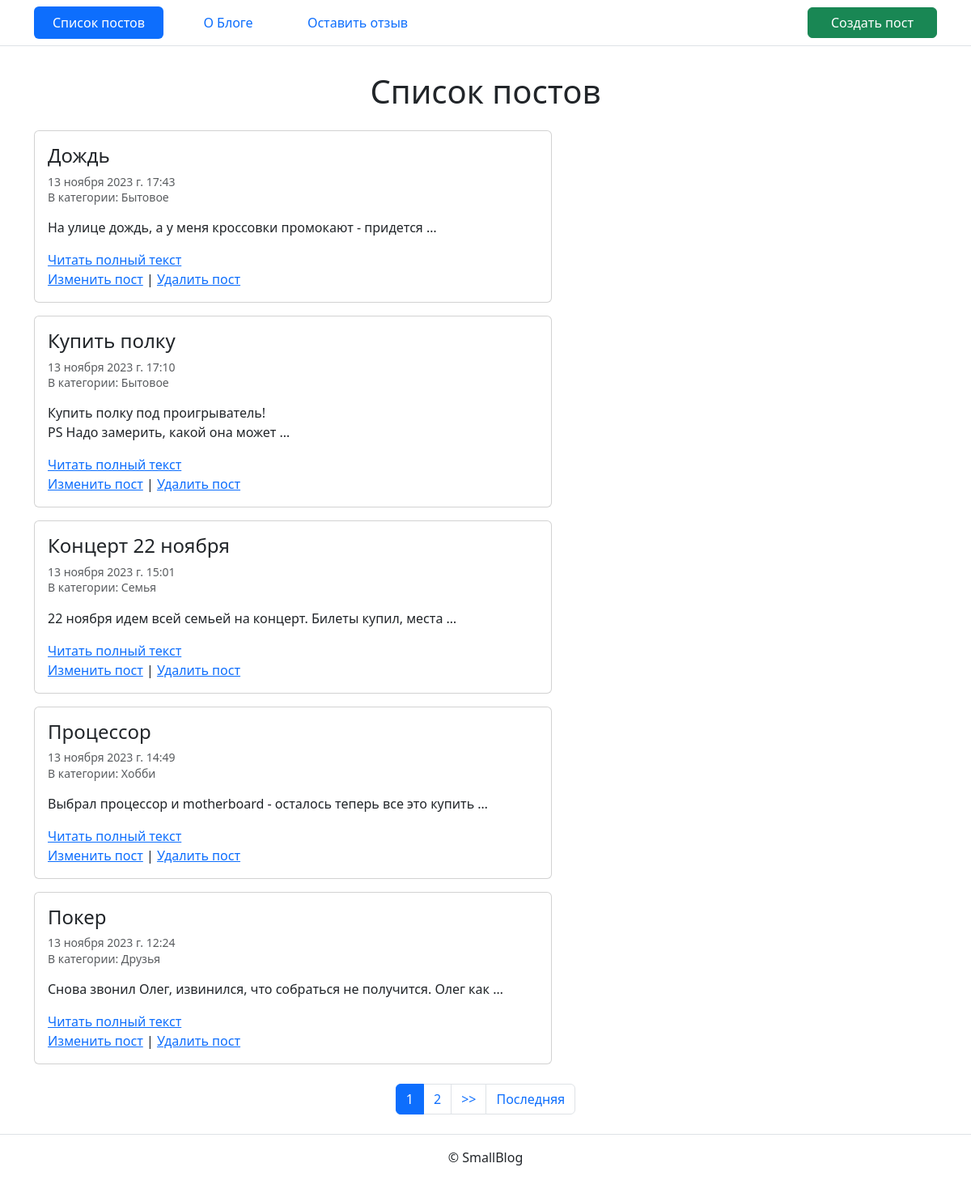
/, run on an earlier commit of the app's database.
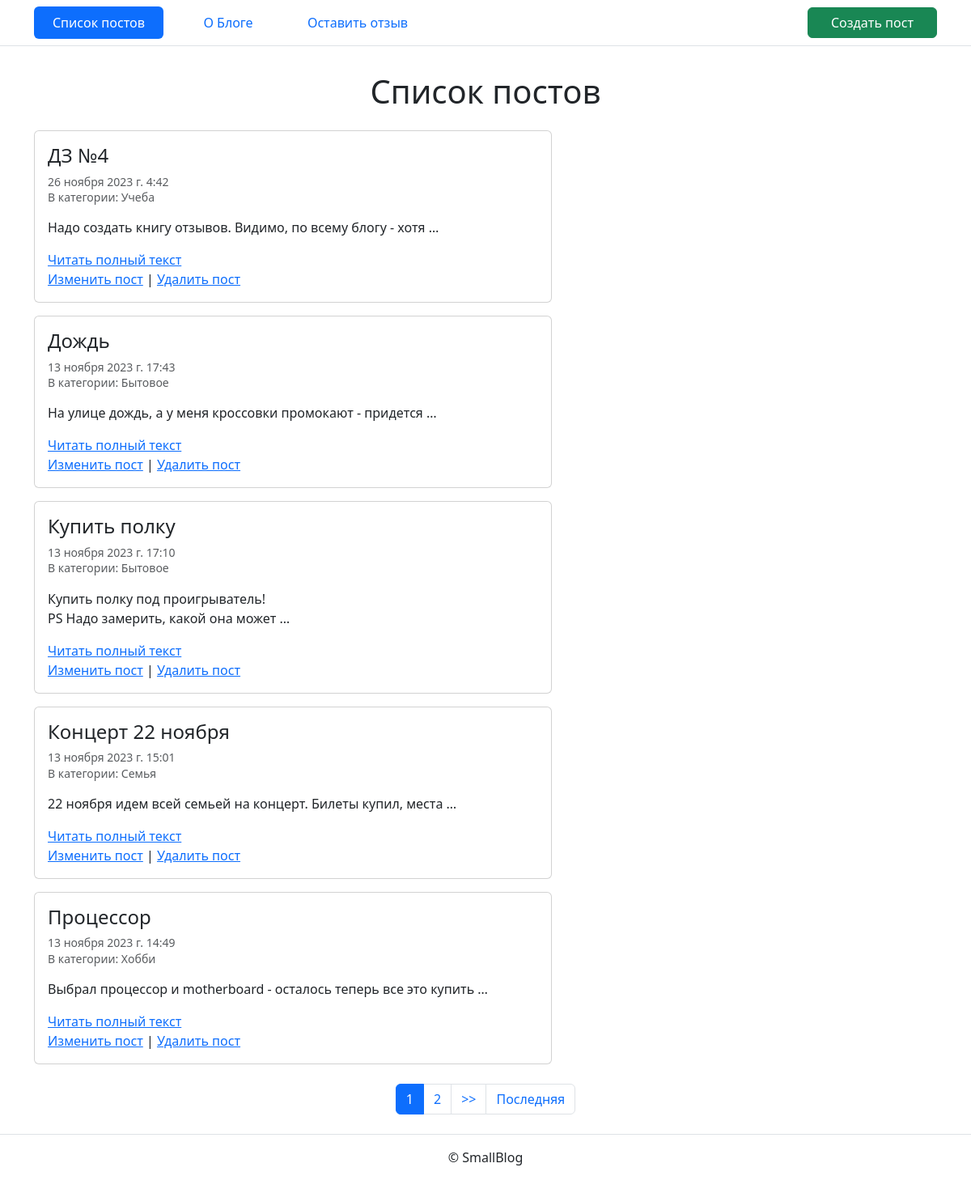
And on a later commit of the database.
### blog/models.py (models this page shows, shortened)
class Post(models.Model):
    title = models.CharField(max_length=256, verbose_name='Заголовок')
    text = models.TextField(verbose_name='Текст')
    pub_date = models.DateTimeField(
        auto_now=True,
        verbose_name='Дата и время публикации',
    )
    category = models.ForeignKey(
        Category,
        on_delete=models.SET_NULL,
        null=True,
        verbose_name='Категория'
    )
    class Meta:
        ordering = ('-pub_date',)
        default_related_name = 'posts'
        verbose_name = 'публикацию'
        verbose_name_plural = 'Публикации'

class Category(models.Model):
    title = models.CharField(max_length=256, verbose_name='Заголовок')
    slug = models.SlugField(
        unique=True,
        verbose_name='Идентификатор',
        help_text=('Идентификатор страницы для URL; '
                   'разрешены символы латиницы, цифры, '
                   'дефис и подчёркивание.')
    )
    class Meta:
        ordering = ('title',)
        verbose_name = 'категорию'
        verbose_name_plural = 'Категории'
    def __str__(self):
        return self.title

### blog/views.py (the view)
# urls.py: path('', views.PostListView.as_view(), name='list'),
class PostListView(ListView):
    model = Post
    ordering = '-pub_date'
    paginate_by = 5

### templates/blog/post_list.html (shortened to what this page needs)
{% extends "base.html" %}
{% load django_bootstrap5 %}
{% block page_title %}
  Список постов
{% endblock %}
{% block content %}
  {% for post in page_obj %}
    <article class="mb-3">
      {% include "includes/post_card.html" %}
    </article>
  {% endfor%}
  {% include "includes/paginator.html" %}
{% endblock %}

### templates/includes/post_card.html
<div class="card" style="width: 40rem;">
  <div class="card-body">
    <h4 class="card-title">{{ post.title }}</h4>
    <h6 class="text-muted">
      <p><small>{{ post.pub_date }}<br>
      В категории: {{ post.category }}</small></p>
    </h6>
    <p class="card-text">{{ post.text|linebreaksbr|truncatewords:10 }}</p>
    <p class="mb-0"><a href="{% url 'blog:detail' post.id %}" class="card-link">Читать полный текст</a><br>
    <a href="{% url 'blog:edit' post.id %}">Изменить пост</a>
    |
    <a href="{% url 'blog:delete' post.id %}">Удалить пост</a></p>
  </div>
</div>

What changed in the data, as far as the page shows it:
no longer on this page (row unchanged): Post: title "Покер", pub_date "13 ноября 2023 г. 12:24", category "Друзья", text "Снова звонил Олег, извинился, что собраться не получится. Олег как …"
added Post: title "ДЗ №4", pub_date "26 ноября 2023 г. 4:42", category "Учеба", text "Надо создать книгу отзывов. Видимо, по всему блогу - хотя …"
